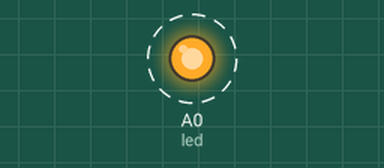
Recording of a program running on a simulated CircuitPython board. On the bench: output pins drawn as LEDs (lit = HIGH). Dashed ring = blinking.

Above: at 0.5 s.
Timing chart, 0 to 4.6 s (numbered marks = the images above):
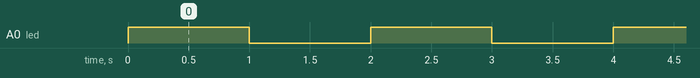

The program:

extension_led.py
```python
import board
import digitalio
import time

led = digitalio.DigitalInOut(board.A0)
led.direction = digitalio.Direction.OUTPUT

while True:
    led.value = True
    time.sleep(1)
    led.value = False
    time.sleep(1)
```

Measured:
- by itself, A0 (led): alternates HIGH for 1.0 s and LOW for 1.0 s
